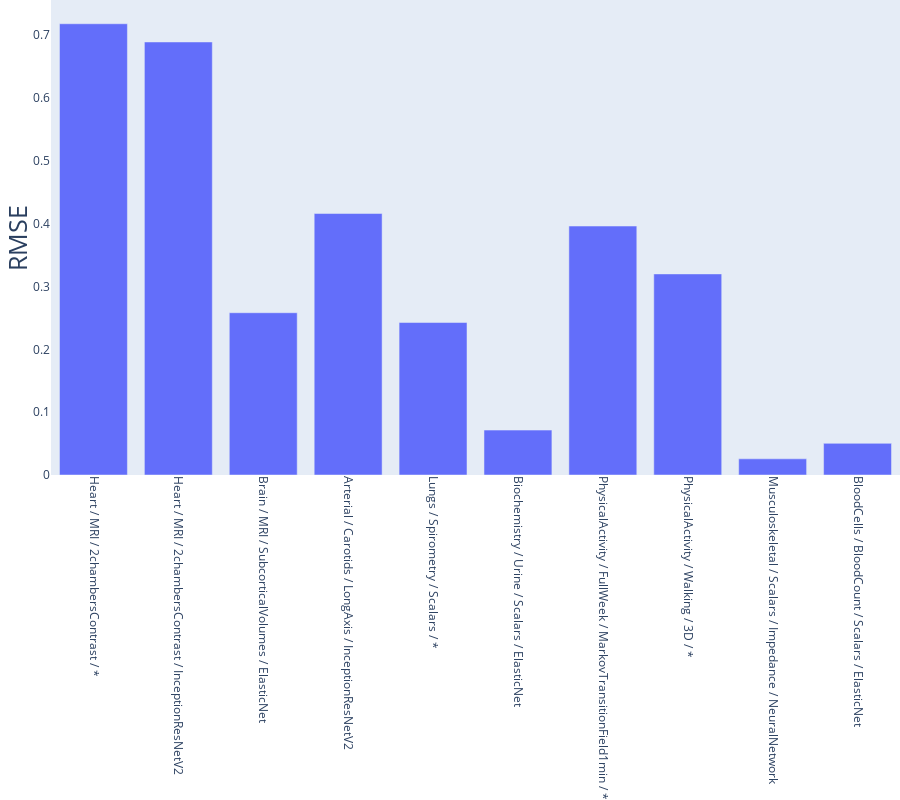

The notebook cell saved with this chart:
### Code cell
import plotly.graph_objs as go

bars = go.Bar(name="Models", x=selected_scores.index, y=selected_scores[metrics])

fig = go.Figure(bars)

fig.update_layout(
    yaxis={
        "title": SCORES[metric],
        "showgrid": False,
        "zeroline": False,
        "title_font": {"size": 25},
    },
    xaxis={"showgrid": False, "zeroline": False, "tickangle":90},
    height=800,
    margin={"l": 0, "r": 0, "b": 0, "t": 0},
)

fig

### Figure 1 — Plotly figure (JSON) as saved in the notebook; plotly's stock layout.template omitted (floating-point values rounded to 4 significant figures)
{"data": [{"name": "Models", "type": "bar", "x": ["Heart / MRI / 2chambersContrast / *", "Heart / MRI / 2chambersContrast / InceptionResNetV2", "Brain / MRI / SubcorticalVolumes / ElasticNet", "Arterial / Carotids / LongAxis / InceptionResNetV2", "Lungs / Spirometry / Scalars / *", "Biochemistry / Urine / Scalars / ElasticNet", "PhysicalActivity / FullWeek / MarkovTransitionField1min / *", "PhysicalActivity / Walking / 3D / *", "Musculoskeletal / Scalars / Impedance / NeuralNetwork", "BloodCells / BloodCount / Scalars / ElasticNet"], "y": [0.718, 0.689, 0.2582, 0.416, 0.2426, 0.07146, 0.3961, 0.3199, 0.02573, 0.05035]}], "layout": {"height": 800, "margin": {"b": 0, "l": 0, "r": 0, "t": 0}, "xaxis": {"showgrid": false, "tickangle": 90, "zeroline": false}, "yaxis": {"showgrid": false, "title": {"font": {"size": 25}, "text": "RMSE"}, "zeroline": false}}}
